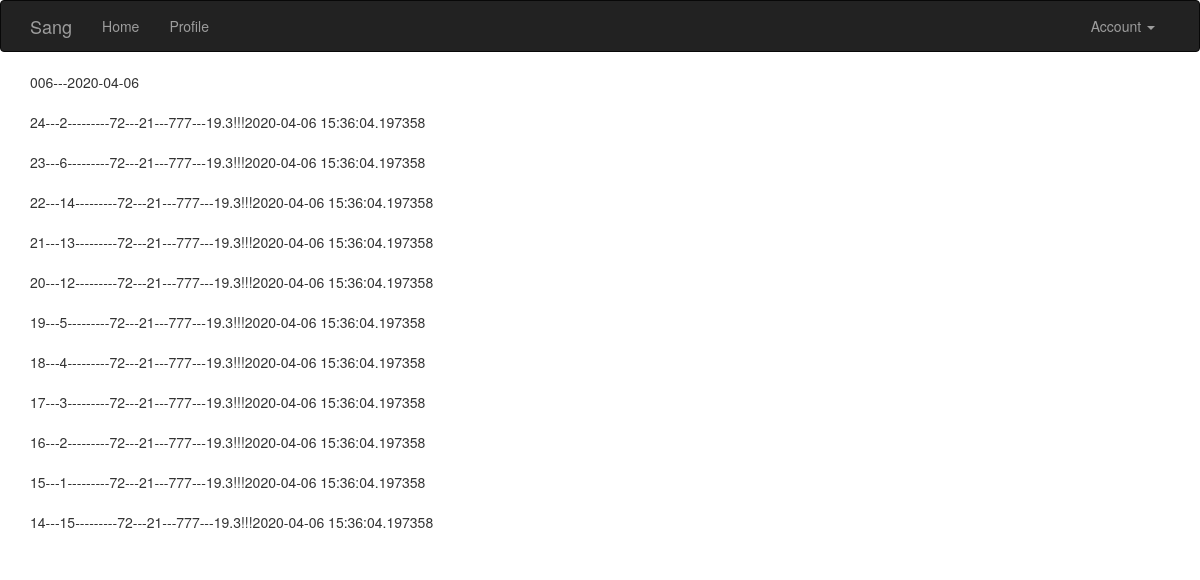
Page /show/006 (signed in) on the committed database.
### scoreboard/models.py (models this page shows, shortened)
class User(UserMixin, db.Model):
    __tablename__ = 'users'
    id = db.Column(db.Integer, primary_key=True)
    number = db.Column(db.String(64), unique=True, index=True)  # 证件号
    name = db.Column(db.String(64), unique=True, index=True)  # 姓名
    role_id = db.Column(db.Integer, db.ForeignKey('roles.id'))
    password_hash = db.Column(db.String(128))
    confirmed = db.Column(db.Boolean, default=False)
    born_time = db.Column(db.Date(), default=datetime.utcnow)  # 出生年月
    military_time = db.Column(db.Date(), default=datetime.utcnow)  # 入伍年月
    age = db.Column(db.Integer)
    sex = db.Column(db.Integer, default=1)  # 性别
    height = db.Column(db.Integer)
    weight = db.Column(db.Float(2))
    level = db.Column(db.String(64))  # 级别
    job = db.Column(db.String(64))  # 岗位
    tuan = db.Column(db.Integer, default=0)
    ying = db.Column(db.Integer, default=0)
    lian = db.Column(db.Integer, default=0)
    member_since = db.Column(db.DateTime(), default=datetime.utcnow)
    last_seen = db.Column(db.DateTime(), default=datetime.utcnow)
    basics = db.relationship('Basic', backref='author', lazy='dynamic')
    @property
    def password(self):
        raise AttributeError('password is not a readable attribute')
    def can(self, perm):
        return self.role is not None and self.role.has_permission(perm)
    def ping(self):
        self.last_seen = datetime.utcnow()
        db.session.add(self)

class Basic(db.Model):
    __tablename__ = 'basics'
    id = db.Column(db.Integer, primary_key=True)
    author_id = db.Column(db.Integer, db.ForeignKey('users.id'))
    week = db.Column(db.Integer, index=True)
    name = db.Column(db.String(64))
    sit_up = db.Column(db.Integer)
    pull_up = db.Column(db.Integer)
    long_run = db.Column(db.Integer)
    long_run_min = db.Column(db.Integer)
    long_run_sec = db.Column(db.Integer)
    retrace = db.Column(db.Float(2))
    score = db.Column(db.Integer)
    remark = db.Column(db.String(64))
    timestamp = db.Column(db.DateTime, index=True, default=datetime.utcnow)
    score = db.Column(db.Integer)
    sit_up_score = db.Column(db.Integer)
    pull_up_score = db.Column(db.Integer)
    long_run_score = db.Column(db.Integer)
    retrace_score = db.Column(db.Integer)

### scoreboard/main/views.py (the view)
@main.route('/show/<number>')
@login_required
def show(number):
    user = User.query.filter_by(number=number).first()
    if user is None:
        abort(404)
    basics = user.basics.order_by(Basic.timestamp.desc()).all()
    return render_template('show_basics.html', user=user, basics=basics)

### scoreboard/auth/views.py (called while the page is built)
@auth.before_app_request
def before_request():
    if current_user.is_authenticated:
        current_user.ping()

### scoreboard/main/__init__.py (called while the page is built)
@main.app_context_processor
def inject_permissions():
    return dict(Permission=Permission)

### scoreboard/models.py (called while the page is built)
@login_manager.user_loader
def load_user(user_id):
    return User.query.get(int(user_id))

    def has_permission(self, perm):
        return self.permissions & perm == perm

### scoreboard/user/__init__.py (called while the page is built)
@user.app_context_processor
def inject_permissions():
    return dict(Permission=Permission)

### scoreboard/templates/show_basics.html (shortened to what this page needs)
{% extends "base.html" %}
{% import "_macros.html" as macros %}
{% block page_content %}
    {{ user.number }}---{{ user.born_time }}
    <br><br/>
{% for basic in basics %}
    {{ basic.id }}---{{ basic.week }}---{{ basic.height }}---{{ basic.weight }}---{{ basic.sit_up }}---{{ basic.pull_up }}---{{ basic.long_run }}---{{ basic.retrace }}!!!{{ basic.timestamp }}
    <br><br/>
{% endfor %}
{% endblock %}

### rows in the picture
User: number "006", born_time "2020-04-06"
Basic: id "24", week "2", sit_up "72", pull_up "21", long_run "777", retrace "19.3", timestamp "2020-04-06 15:36:04.197358"
Basic: id "23", week "6", sit_up "72", pull_up "21", long_run "777", retrace "19.3", timestamp "2020-04-06 15:36:04.197358"
Basic: id "22", week "14", sit_up "72", pull_up "21", long_run "777", retrace "19.3", timestamp "2020-04-06 15:36:04.197358"
Basic: id "21", week "13", sit_up "72", pull_up "21", long_run "777", retrace "19.3", timestamp "2020-04-06 15:36:04.197358"
Basic: id "20", week "12", sit_up "72", pull_up "21", long_run "777", retrace "19.3", timestamp "2020-04-06 15:36:04.197358"
Basic: id "19", week "5", sit_up "72", pull_up "21", long_run "777", retrace "19.3", timestamp "2020-04-06 15:36:04.197358"
Basic: id "18", week "4", sit_up "72", pull_up "21", long_run "777", retrace "19.3", timestamp "2020-04-06 15:36:04.197358"
Basic: id "17", week "3", sit_up "72", pull_up "21", long_run "777", retrace "19.3", timestamp "2020-04-06 15:36:04.197358"
Basic: id "16", week "2", sit_up "72", pull_up "21", long_run "777", retrace "19.3", timestamp "2020-04-06 15:36:04.197358"
Basic: id "15", week "1", sit_up "72", pull_up "21", long_run "777", retrace "19.3", timestamp "2020-04-06 15:36:04.197358"
Basic: id "14", week "15", sit_up "72", pull_up "21", long_run "777", retrace "19.3", timestamp "2020-04-06 15:36:04.197358"
